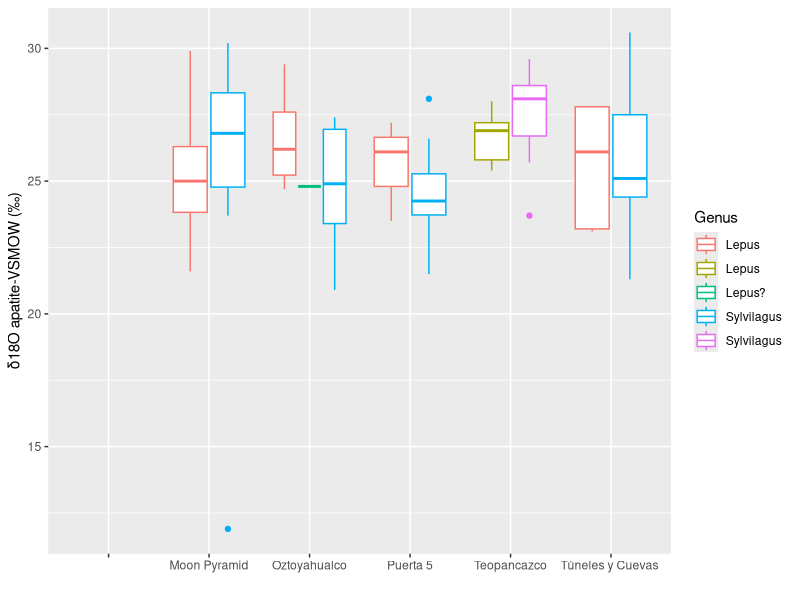

Here is the R script that generated this plot:
## ---- chunk 1
require(dplyr)
require(ggplot2)
## ---- chunk 2
iso<-read.csv("S2_Table.csv")
iso<-tbl_df(iso)
head(iso)
## ---- chunk 3
names(iso)[12]<-"C13ap"
names(iso)[13]<-"O18ap"
names(iso)
## ---- chunk 4
g<-ggplot(iso, aes(x=Site, y=O18ap))
g+geom_boxplot(aes(color=Genus))+labs(x="" ,y="δ18O apatite-VSMOW (‰)")
## ---- chunk 5
iso_total<-iso
## ---- chunk 6
iso<-filter(iso_total, C.P>=0.10, IR.SF>=2.00, IR.SF<=4.00)
            
iso
